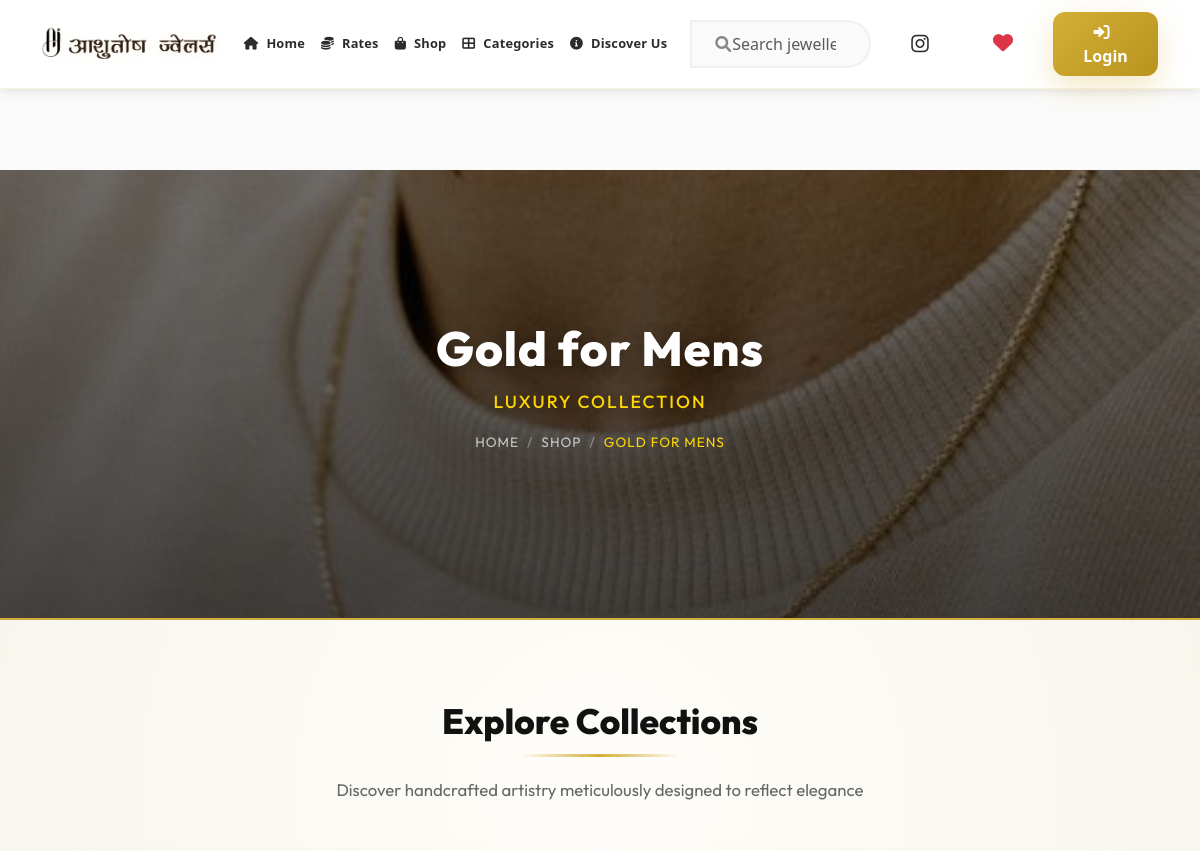
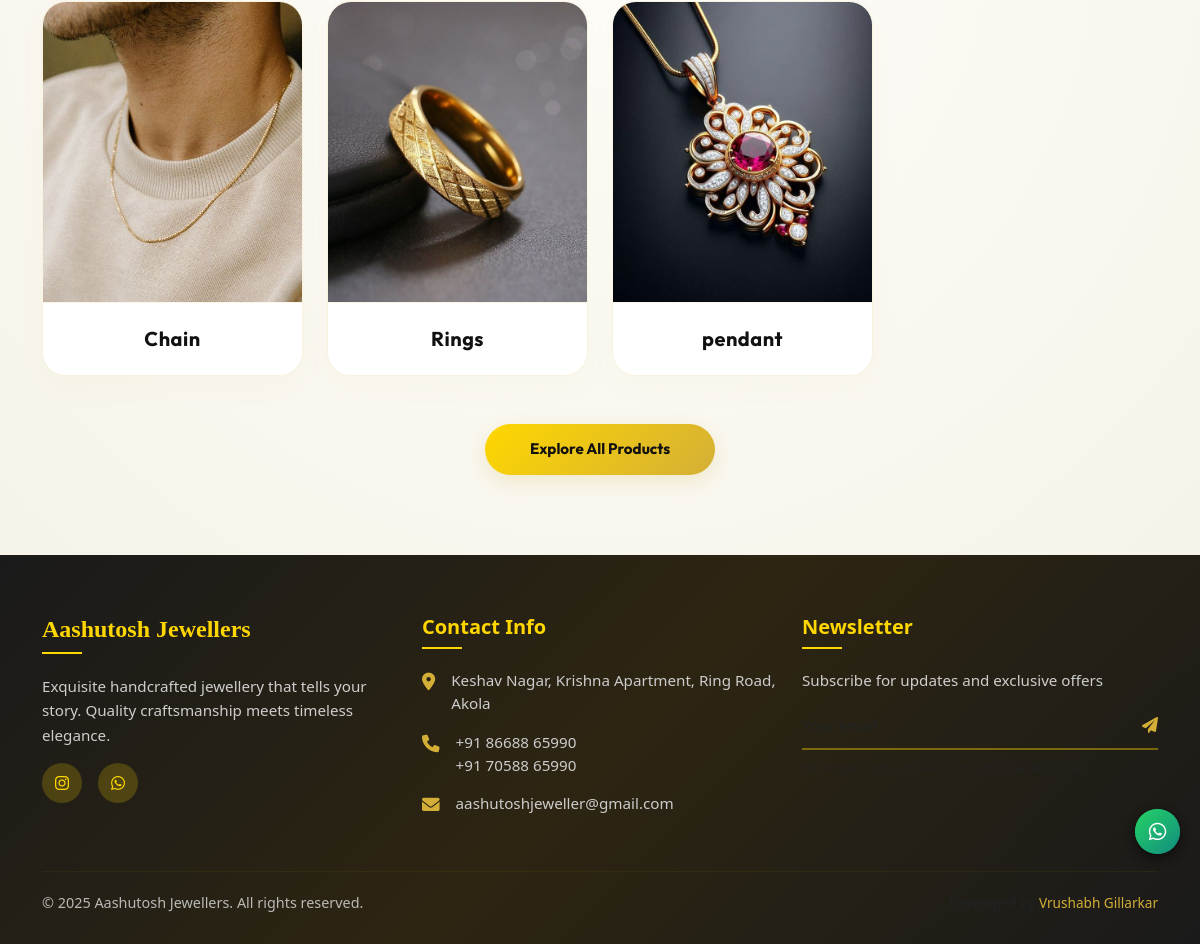
The app's page /category/1/subcategories/ with its own data (2 pictures, top to bottom).
### shop/models.py (models this page shows, shortened)
class Category(models.Model):
    name = models.CharField(max_length=100, blank=True, null=True)
    image = models.ImageField(upload_to='categories/', blank=True, null=True)
    class Meta:
        verbose_name_plural = "Categories"
        ordering = ['name']
    def image_url(self):
        if self.image:
            return self.image.url
        return '/static/img/no-image.png'

class SubCategory(models.Model):
    category = models.ForeignKey(Category, related_name='subcategories', on_delete=models.SET_NULL, blank=True, null=True)
    name = models.CharField(max_length=100, blank=True, null=True)
    image = models.ImageField(upload_to='subcategory_images/', blank=True, null=True)
    is_featured = models.BooleanField(default=False, help_text="Show in 'Recommended for you' section")
    sort_order = models.IntegerField(default=0, help_text="Order of display (lower numbers first)")
    class Meta:
        verbose_name_plural = "Subcategories"
        ordering = ['sort_order', 'name']

### shop/views.py (the view)
# urls.py: path('category/<int:category_id>/subcategories/', views.category_subcategories, name='category_subcategories'),
def category_subcategories(request, category_id):
    category = get_object_or_404(Category, id=category_id)
    subcategories = SubCategory.objects.filter(category=category)
    return render(request, 'shop/subcategory_list.html', {
        'category': category,
        'subcategories': subcategories
    })

### shop/context_processors.py (called while the page is built)
def cart_context(request):
    cart = request.session.get('cart', {})
    cart_items_count = sum(cart.values())
    return {
        'cart_items_count': cart_items_count,
    }

def popup_context(request):
    from .models import PopupMessage
    if request.path == '/':
        active_popup = PopupMessage.objects.filter(status=True).first()
        return {'active_popup': active_popup}
    return {'active_popup': None}

def wishlist_context(request):
    if request.user.is_authenticated:
        from .models import Wishlist
        wishlist_ids = list(Wishlist.objects.filter(user=request.user).values_list('product_id', flat=True))
        return {'user_wishlist_ids': wishlist_ids, 'wishlist_count': len(wishlist_ids)}
    return {'user_wishlist_ids': [], 'wishlist_count': 0}

### shop/models.py (called while the page is built)
    def get_metal_type_display(self):
        for choice in self.METAL_CHOICES:
            if choice[0] == self.metal_type:
                return choice[1]
        return self.metal_type

### shop/templates/shop/subcategory_list.html (shortened to what this page needs)
{% extends 'shop/base.html' %}
{% load static %}
{% block content %}
<div class="subcategory-page">
  <section class="subcategory-header-premium">
    <div class="subcategory-header-bg" style="background-image: url('{{ category.image_url }}');"></div>
    <div class="subcategory-header-overlay"></div>
    <div class="subcategory-header-content">
      <h1>{{ category.name }}</h1>
      <p>Luxury Collection</p>
      <ul class="breadcrumb-custom">
        <li><a href="{% url 'home' %}">Home</a></li>
        <li><span>/</span></li>
        <li><a href="{% url 'shop' %}">Shop</a></li>
        <li><span>/</span></li>
        <li><span style="color: #ffd700;">{{ category.name }}</span></li>
      </ul>
    </div>
  </section>
  <section class="grid-section-premium">
    <div class="container">
      <div class="grid-title-wrapper">
        <h2 class="grid-title">Explore Collections</h2>
        <p class="grid-subtitle">Discover handcrafted artistry meticulously designed to reflect elegance</p>
      </div>
      <div class="row g-4">
        {% for subcategory in subcategories %}
        <div class="col-lg-3 col-md-4 col-sm-6 col-6 d-flex">
          <a href="{% url 'subcategory_products' subcategory.id %}" class="text-decoration-none w-100">
            <div class="subcategory-card-premium h-100 d-flex flex-column">
              <div class="subcategory-img-wrapper position-relative">
                {% if subcategory.image %}
                  <img src="{{ subcategory.image.url }}" alt="{{ subcategory.name }}">
                {% else %}
                  <img src="{% static 'shop/images/placeholder.jpg' %}" alt="{{ subcategory.name }}">
                {% endif %}
              </div>
              <div class="subcategory-body-premium flex-grow-1 d-flex align-items-center justify-content-center">
                <h5>{{ subcategory.name }}</h5>
              </div>
            </div>
          </a>
        </div>
        {% empty %}
        <div class="col-12 text-center py-5 bg-white rounded-4 border border-dashed">
          <i class="fas fa-gem fs-2 text-muted mb-3 d-block"></i>
          <p class="text-muted fs-5 mb-0">No subcategories are available under this category at the moment.</p>
        </div>
        {% endfor %}
      </div>
      <div class="text-center mt-5">
        <a href="{% url 'all_products' %}" class="btn btn-premium-gold">
          Explore All Products
        </a>
      </div>
    </div>
  </section>
</div>
{% endblock %}

### shop/static/shop/css/base.css (style rules this page uses)
:root { --primary-gold: #D4AF37; --gold-dark: #B8941F; --gold-light: #F4E8C1; --gold-very-light: #FDF8EC; --dark-charcoal: #2C2C2C; --dark-medium: #3A3A3A; --light-bg: #FAFAFA; --transition: all 0.4s cubic-bezier(0.175, 0.885, 0.32, 1.275); --transition-slow: all 0.6s ease; --shadow: 0 10px 30px rgba(0, 0, 0, 0.08); --shadow-hover: 0 20px 40px rgba(0, 0, 0, 0.15); --shadow-strong: 0 15px 35px rgba(0, 0, 0, 0.2); }
* { box-sizing: border-box; }
body { font-family: 'Segoe UI', Tahoma, Geneva, Verdana, sans-serif; background-color: var(--light-bg); color: var(--dark-charcoal); overflow-x: hidden; }

### shop/templates/shop/subcategory_list.html (style rules this page uses)
.subcategory-page { font-family: 'Outfit', 'Inter', sans-serif; background: radial-gradient(circle at 50% 50%, rgba(254, 253, 249, 1) 0%, rgba(246, 243, 233, 1) 100%); min-height: 90vh; }
.subcategory-header-premium { height: 450px; display: flex; align-items: center; justify-content: center; text-align: center; position: relative; overflow: hidden; border-bottom: 2px solid #d4af37; }
.subcategory-header-bg { position: absolute; top: 0; left: 0; width: 100%; height: 100%; background-size: cover; background-position: center; transition: transform 8s ease; z-index: 1; }
.subcategory-header-overlay { position: absolute; top: 0; left: 0; width: 100%; height: 100%; background: linear-gradient(180deg, rgba(0,0,0,0.5) 0%, rgba(0,0,0,0.7) 100%); z-index: 2; }
.subcategory-header-content { position: relative; z-index: 3; color: #fff; padding: 0 20px; }
.subcategory-header-content h1 { font-weight: 800; font-size: 3rem; letter-spacing: 1px; text-shadow: 0 4px 15px rgba(0,0,0,0.3); margin-bottom: 12px; }
.subcategory-header-content p { font-size: 1.1rem; color: #ffd700; font-weight: 500; letter-spacing: 2px; text-transform: uppercase; text-shadow: 0 2px 10px rgba(0,0,0,0.3); }
.breadcrumb-custom { display: flex; justify-content: center; gap: 8px; list-style: none; padding: 0; margin-top: 15px; font-size: 0.85rem; text-transform: uppercase; letter-spacing: 1px; }
.breadcrumb-custom a { color: rgba(255,255,255,0.7); text-decoration: none; transition: color 0.3s ease; }
.breadcrumb-custom span { color: rgba(255,255,255,0.4); }
.grid-section-premium { padding: 80px 0; }
.grid-title-wrapper { text-align: center; margin-bottom: 50px; }
.grid-title { font-weight: 800; color: #111; font-size: 2.2rem; position: relative; display: inline-block; padding-bottom: 15px; }
.grid-title::after { content: ''; position: absolute; bottom: 0; left: 25%; right: 25%; height: 3px; background: linear-gradient(90deg, transparent, #d4af37, transparent); }
.grid-subtitle { color: #666; font-size: 1.05rem; margin-top: 12px; }
.subcategory-card-premium { background: rgba(255, 255, 255, 0.85); backdrop-filter: blur(12px); -webkit-backdrop-filter: blur(12px); border: 1px solid rgba(212, 175, 55, 0.15); border-radius: 24px; box-shadow: 0 10px 30px rgba(184, 149, 43, 0.03); overflow: hidden; transition: all 0.4s cubic-bezier(0.165, 0.84, 0.44, 1); }
.subcategory-img-wrapper { height: 300px; position: relative; overflow: hidden; background: #faf9f5; }
.subcategory-img-wrapper img { width: 100%; height: 100%; object-fit: cover; transition: transform 0.6s cubic-bezier(0.165, 0.84, 0.44, 1); }
.subcategory-body-premium { padding: 24px; text-align: center; border-top: 1.5px solid rgba(212, 175, 55, 0.12); background: #fff; }
.subcategory-body-premium h5 { font-weight: 700; color: #111; font-size: 1.25rem; margin: 0; letter-spacing: 0.5px; transition: color 0.3s ease; }
.btn-premium-gold { background: linear-gradient(135deg, #ffd700 0%, #d4af37 100%); border: none; color: #111; font-weight: 700; font-size: 0.95rem; padding: 14px 45px; border-radius: 50px; transition: all 0.3s ease; box-shadow: 0 6px 20px rgba(212, 175, 55, 0.2); text-decoration: none; display: inline-block; }

### records on screen
Category: image_url (picture), name "Gold for Mens", name "GOLD FOR MENS"
SubCategory: image (picture), name "Chain"
SubCategory: image (picture), name "Rings"
SubCategory: image (picture), name "pendant"
